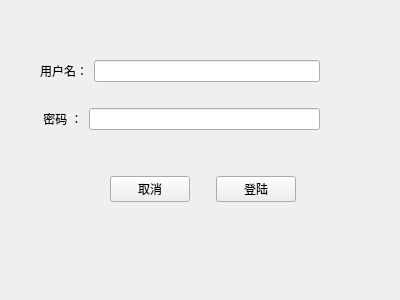
<?xml version="1.0" encoding="UTF-8"?>
<ui version="4.0">
 <class>Widget</class>
 <widget class="QWidget" name="Widget">
  <property name="geometry">
   <rect>
    <x>0</x>
    <y>0</y>
    <width>400</width>
    <height>300</height>
   </rect>
  </property>
  <property name="minimumSize">
   <size>
    <width>400</width>
    <height>300</height>
   </size>
  </property>
  <property name="maximumSize">
   <size>
    <width>452</width>
    <height>300</height>
   </size>
  </property>
  <property name="windowTitle">
   <string>登陆窗口</string>
  </property>
  <layout class="QVBoxLayout" name="verticalLayout">
   <property name="leftMargin">
    <number>0</number>
   </property>
   <property name="topMargin">
    <number>0</number>
   </property>
   <property name="rightMargin">
    <number>0</number>
   </property>
   <property name="bottomMargin">
    <number>0</number>
   </property>
   <item>
    <spacer name="verticalSpacer">
     <property name="orientation">
      <enum>Qt::Vertical</enum>
     </property>
     <property name="sizeType">
      <enum>QSizePolicy::Fixed</enum>
     </property>
     <property name="sizeHint" stdset="0">
      <size>
       <width>20</width>
       <height>60</height>
      </size>
     </property>
    </spacer>
   </item>
   <item>
    <widget class="QWidget" name="widget" native="true">
     <layout class="QHBoxLayout" name="horizontalLayout">
      <property name="leftMargin">
       <number>0</number>
      </property>
      <property name="topMargin">
       <number>0</number>
      </property>
      <property name="rightMargin">
       <number>0</number>
      </property>
      <property name="bottomMargin">
       <number>0</number>
      </property>
      <item>
       <spacer name="horizontalSpacer_6">
        <property name="orientation">
         <enum>Qt::Horizontal</enum>
        </property>
        <property name="sizeType">
         <enum>QSizePolicy::Fixed</enum>
        </property>
        <property name="sizeHint" stdset="0">
         <size>
          <width>40</width>
          <height>20</height>
         </size>
        </property>
       </spacer>
      </item>
      <item>
       <widget class="QLabel" name="label">
        <property name="text">
         <string>用户名：</string>
        </property>
       </widget>
      </item>
      <item>
       <widget class="QLineEdit" name="lineEdit"/>
      </item>
      <item>
       <spacer name="horizontalSpacer_14">
        <property name="orientation">
         <enum>Qt::Horizontal</enum>
        </property>
        <property name="sizeType">
         <enum>QSizePolicy::Fixed</enum>
        </property>
        <property name="sizeHint" stdset="0">
         <size>
          <width>40</width>
          <height>20</height>
         </size>
        </property>
       </spacer>
      </item>
      <item>
       <spacer name="horizontalSpacer_8">
        <property name="orientation">
         <enum>Qt::Horizontal</enum>
        </property>
        <property name="sizeType">
         <enum>QSizePolicy::Fixed</enum>
        </property>
        <property name="sizeHint" stdset="0">
         <size>
          <width>40</width>
          <height>20</height>
         </size>
        </property>
       </spacer>
      </item>
     </layout>
    </widget>
   </item>
   <item>
    <spacer name="verticalSpacer_3">
     <property name="orientation">
      <enum>Qt::Vertical</enum>
     </property>
     <property name="sizeType">
      <enum>QSizePolicy::Fixed</enum>
     </property>
     <property name="sizeHint" stdset="0">
      <size>
       <width>20</width>
       <height>20</height>
      </size>
     </property>
    </spacer>
   </item>
   <item>
    <widget class="QWidget" name="widget_2" native="true">
     <layout class="QHBoxLayout" name="horizontalLayout_2">
      <property name="leftMargin">
       <number>0</number>
      </property>
      <property name="topMargin">
       <number>0</number>
      </property>
      <property name="rightMargin">
       <number>0</number>
      </property>
      <property name="bottomMargin">
       <number>0</number>
      </property>
      <item>
       <spacer name="horizontalSpacer_3">
        <property name="orientation">
         <enum>Qt::Horizontal</enum>
        </property>
        <property name="sizeType">
         <enum>QSizePolicy::Fixed</enum>
        </property>
        <property name="sizeHint" stdset="0">
         <size>
          <width>40</width>
          <height>20</height>
         </size>
        </property>
       </spacer>
      </item>
      <item>
       <widget class="QLabel" name="label_2">
        <property name="text">
         <string> 密码 ：</string>
        </property>
       </widget>
      </item>
      <item>
       <widget class="QLineEdit" name="lineEdit_2"/>
      </item>
      <item>
       <spacer name="horizontalSpacer_10">
        <property name="orientation">
         <enum>Qt::Horizontal</enum>
        </property>
        <property name="sizeType">
         <enum>QSizePolicy::Fixed</enum>
        </property>
        <property name="sizeHint" stdset="0">
         <size>
          <width>40</width>
          <height>20</height>
         </size>
        </property>
       </spacer>
      </item>
      <item>
       <spacer name="horizontalSpacer_4">
        <property name="orientation">
         <enum>Qt::Horizontal</enum>
        </property>
        <property name="sizeType">
         <enum>QSizePolicy::Fixed</enum>
        </property>
        <property name="sizeHint" stdset="0">
         <size>
          <width>40</width>
          <height>20</height>
         </size>
        </property>
       </spacer>
      </item>
     </layout>
    </widget>
   </item>
   <item>
    <spacer name="verticalSpacer_4">
     <property name="orientation">
      <enum>Qt::Vertical</enum>
     </property>
     <property name="sizeType">
      <enum>QSizePolicy::Fixed</enum>
     </property>
     <property name="sizeHint" stdset="0">
      <size>
       <width>20</width>
       <height>40</height>
      </size>
     </property>
    </spacer>
   </item>
   <item>
    <widget class="QWidget" name="widget_3" native="true">
     <layout class="QHBoxLayout" name="horizontalLayout_3">
      <property name="leftMargin">
       <number>0</number>
      </property>
      <property name="topMargin">
       <number>0</number>
      </property>
      <property name="rightMargin">
       <number>0</number>
      </property>
      <property name="bottomMargin">
       <number>0</number>
      </property>
      <item>
       <spacer name="horizontalSpacer_11">
        <property name="orientation">
         <enum>Qt::Horizontal</enum>
        </property>
        <property name="sizeType">
         <enum>QSizePolicy::Fixed</enum>
        </property>
        <property name="sizeHint" stdset="0">
         <size>
          <width>50</width>
          <height>20</height>
         </size>
        </property>
       </spacer>
      </item>
      <item>
       <spacer name="horizontalSpacer_12">
        <property name="orientation">
         <enum>Qt::Horizontal</enum>
        </property>
        <property name="sizeType">
         <enum>QSizePolicy::Fixed</enum>
        </property>
        <property name="sizeHint" stdset="0">
         <size>
          <width>60</width>
          <height>20</height>
         </size>
        </property>
       </spacer>
      </item>
      <item>
       <widget class="QPushButton" name="pushButton_2">
        <property name="text">
         <string>取消</string>
        </property>
       </widget>
      </item>
      <item>
       <spacer name="horizontalSpacer_13">
        <property name="orientation">
         <enum>Qt::Horizontal</enum>
        </property>
        <property name="sizeType">
         <enum>QSizePolicy::Fixed</enum>
        </property>
        <property name="sizeHint" stdset="0">
         <size>
          <width>20</width>
          <height>20</height>
         </size>
        </property>
       </spacer>
      </item>
      <item>
       <widget class="QPushButton" name="pushButton">
        <property name="text">
         <string>登陆</string>
        </property>
       </widget>
      </item>
      <item>
       <spacer name="horizontalSpacer_9">
        <property name="orientation">
         <enum>Qt::Horizontal</enum>
        </property>
        <property name="sizeType">
         <enum>QSizePolicy::Fixed</enum>
        </property>
        <property name="sizeHint" stdset="0">
         <size>
          <width>40</width>
          <height>20</height>
         </size>
        </property>
       </spacer>
      </item>
      <item>
       <spacer name="horizontalSpacer_7">
        <property name="orientation">
         <enum>Qt::Horizontal</enum>
        </property>
        <property name="sizeHint" stdset="0">
         <size>
          <width>40</width>
          <height>20</height>
         </size>
        </property>
       </spacer>
      </item>
      <item>
       <spacer name="horizontalSpacer">
        <property name="orientation">
         <enum>Qt::Horizontal</enum>
        </property>
        <property name="sizeType">
         <enum>QSizePolicy::Fixed</enum>
        </property>
        <property name="sizeHint" stdset="0">
         <size>
          <width>40</width>
          <height>20</height>
         </size>
        </property>
       </spacer>
      </item>
      <item>
       <spacer name="horizontalSpacer_2">
        <property name="orientation">
         <enum>Qt::Horizontal</enum>
        </property>
        <property name="sizeHint" stdset="0">
         <size>
          <width>40</width>
          <height>20</height>
         </size>
        </property>
       </spacer>
      </item>
     </layout>
    </widget>
   </item>
   <item>
    <spacer name="verticalSpacer_2">
     <property name="orientation">
      <enum>Qt::Vertical</enum>
     </property>
     <property name="sizeHint" stdset="0">
      <size>
       <width>20</width>
       <height>40</height>
      </size>
     </property>
    </spacer>
   </item>
  </layout>
 </widget>
 <layoutdefault spacing="6" margin="11"/>
 <resources/>
 <connections/>
</ui>
